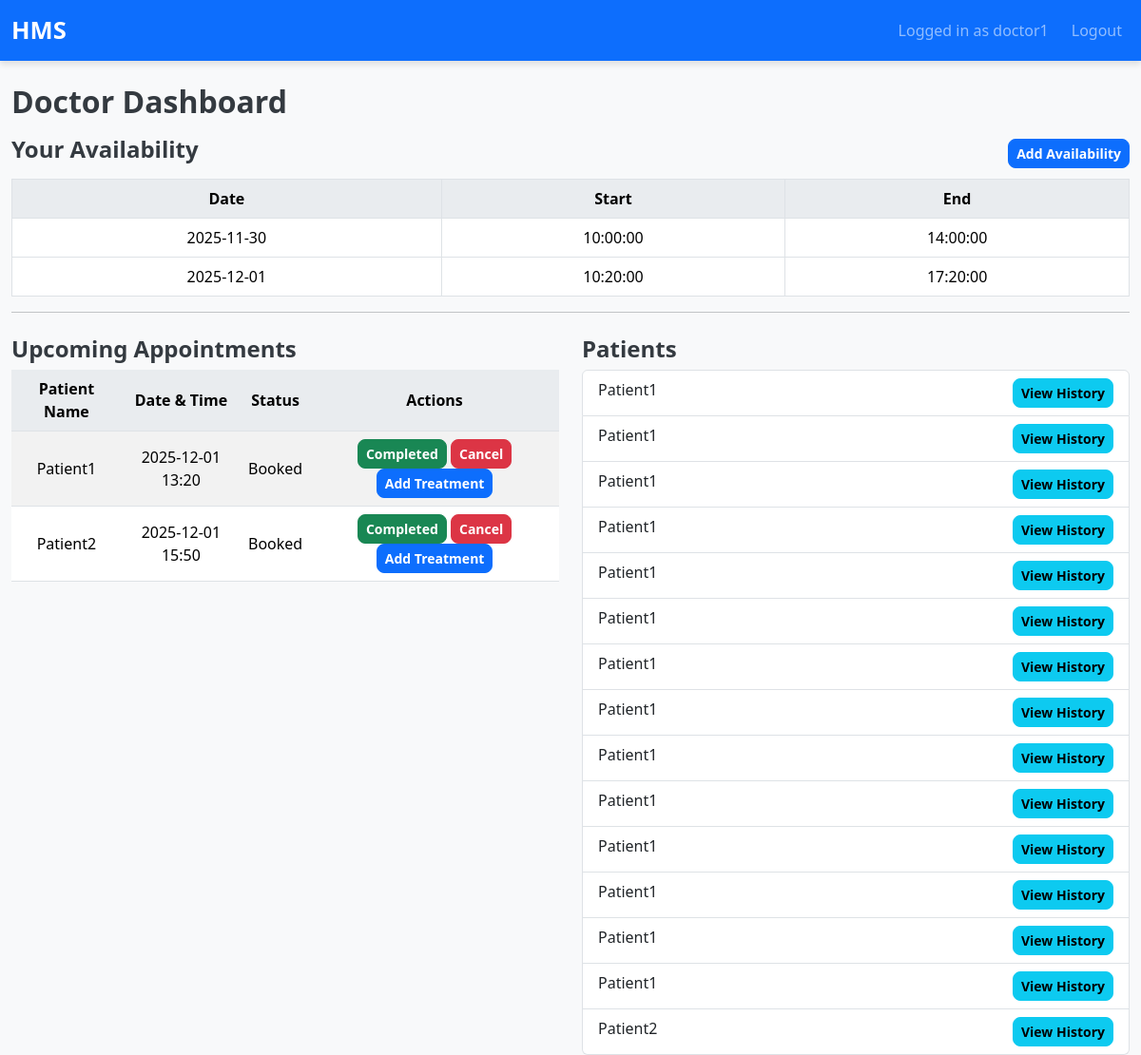
/doctor_dashboard (signed in), run on the app's committed database.
### models.py (models this page shows)
class User(UserMixin, db.Model):
    id = db.Column(db.Integer, primary_key=True)
    username = db.Column(db.String(80), unique=True, nullable=False)
    password_hash = db.Column(db.String(200), nullable=False)
    role = db.Column(db.String(20), nullable=False)
    is_blacklisted = db.Column(db.Boolean, default=False)
    doctor_profile = db.relationship('Doctor', backref='user', uselist=False)
    patient_profile = db.relationship('Patient', backref='user', uselist=False)

class DoctorAvailability(db.Model):
    id = db.Column(db.Integer, primary_key=True)
    doctor_id = db.Column(db.Integer, db.ForeignKey('doctor.id'), nullable=False)
    date = db.Column(db.Date, nullable=False)
    start_time = db.Column(db.Time, nullable=False)
    end_time = db.Column(db.Time, nullable=False)

class Appointment(db.Model):
    id = db.Column(db.Integer, primary_key=True)
    patient_id = db.Column(db.Integer, db.ForeignKey('patient.id'), nullable=False)
    doctor_id = db.Column(db.Integer, db.ForeignKey('doctor.id'), nullable=False)
    appointment_datetime = db.Column(db.DateTime, nullable=False)
    status = db.Column(db.String(20), nullable=False, default='Booked')
    created_at = db.Column(db.DateTime, default=datetime.utcnow)
    reschedule_count = db.Column(db.Integer, nullable=False, default=0)
    treatments = db.relationship('TreatmentRecord', back_populates='appointment', cascade='all, delete-orphan')
    __table_args__ = (db.UniqueConstraint('doctor_id', 'appointment_datetime', name='uq_doctor_datetime'),)

class Patient(db.Model):
    id = db.Column(db.Integer, primary_key=True)
    user_id = db.Column(db.Integer, db.ForeignKey('user.id'), unique=True, nullable=False)
    name = db.Column(db.String(120), nullable=False)
    contact = db.Column(db.String(50))
    appointments = db.relationship('Appointment', backref='patient', cascade='all, delete-orphan')
    treatments = db.relationship('TreatmentRecord', back_populates='patient', cascade='all, delete-orphan')

### routes.py (the view)
@main.route('/doctor_dashboard')
@login_required
def doctor_dashboard():
    if current_user.role != ROLE_DOCTOR:
        return redirect(url_for('main.index'))
    doctor = Doctor.query.filter_by(user_id=current_user.id).first()
    availability_form = AvailabilityForm()
    treatment_form = TreatmentForm()
    upcoming = Appointment.query.filter_by(
        doctor_id=doctor.id, status="Booked"
    ).all()
    patients = [appt.patient for appt in Appointment.query.filter_by(
        doctor_id=doctor.id
    ).all()]
    return render_template(
        'dashboards/doctor_dashboard.html',
        doctor=doctor,
        availability_form=availability_form,
        treatment_form=treatment_form,
        upcoming=upcoming,
        patients=patients
    )

### app.py (called while the page is built)
def create_app():
    app = Flask(__name__)
    app.config['SECRET_KEY'] = 'super-secret-key'
    app.config['SQLALCHEMY_DATABASE_URI'] = 'sqlite:///hms.db'
    app.config['SQLALCHEMY_TRACK_MODIFICATIONS'] = False
    db.init_app(app)
    bcrypt.init_app(app)
    login_manager.init_app(app)
    login_manager.login_view = 'main.login'
    login_manager.login_message_category = 'info'
    @login_manager.user_loader
    def load_user(user_id):
        return User.query.get(int(user_id))
    app.register_blueprint(main)
    return app

### templates/dashboards/doctor_dashboard.html (shortened to what this page needs)
{% extends 'base.html' %}
{% block content %}
<h2>Doctor Dashboard</h2>
<div class="d-flex justify-content-between align-items-center mt-3">
    <h4>Your Availability</h4>
    <button class="btn btn-primary btn-sm" data-bs-toggle="modal" data-bs-target="#addAvailabilityModal">
        Add Availability
    </button>
</div>
{% if doctor.availabilities %}
<table class="table table-bordered mt-2">
    <thead>
        <tr>
            <th>Date</th>
            <th>Start</th>
            <th>End</th>
        </tr>
    </thead>
    <tbody>
        {% for a in doctor.availabilities %}
        <tr>
            <td>{{ a.date }}</td>
            <td>{{ a.start_time }}</td>
            <td>{{ a.end_time }}</td>
        </tr>
        {% endfor %}
    </tbody>
</table>
{% else %}
<p class="text-muted mt-2">No availability added yet.</p>
{% endif %}
<hr>
<div class="row mt-4">
    <div class="col-md-6">
        <h4>Upcoming Appointments</h4>
        {% if upcoming %}
        <table class="table table-striped">
            <thead>
                <tr>
                    <th>Patient Name</th>
                    <th>Date & Time</th>
                    <th>Status</th>
                    <th>Actions</th>
                </tr>
            </thead>
            <tbody>
                {% for appt in upcoming %}
                <tr>
                    <td>{{ appt.patient.name }}</td>
                    <td>{{ appt.appointment_datetime.strftime('%Y-%m-%d %H:%M') }}</td>
                    <td>{{ appt.status }}</td>
                    <td>
                        <form method="POST" action="{{ url_for('main.update_appointment_status', appt_id=appt.id) }}" class="d-inline">
                            <button class="btn btn-success btn-sm">Completed</button>
                        </form>
                        <form method="POST" action="{{ url_for('main.update_appointment_status', appt_id=appt.id) }}" class="d-inline">
                            <button class="btn btn-danger btn-sm">Cancel</button>
                        </form>
                        <button class="btn btn-primary btn-sm" data-bs-toggle="modal" data-bs-target="#treatmentModal{{ appt.id }}">
                            Add Treatment
                        </button>
                    </td>
                </tr>
                {% endfor %}
            </tbody>
        </table>
        {% else %}
        <p>No upcoming appointments.</p>
        {% endif %}
    </div>
    <div class="col-md-6">
        <h4>Patients</h4>
        {% if patients %}
        <ul class="list-group">
            {% for patient in patients %}
            <li class="list-group-item">
                {{ patient.name }}
                <a href="{{ url_for('main.patient_history', patient_id=patient.id) }}"
                   class="btn btn-sm btn-info float-end">
                    View History
                </a>
            </li>
            {% endfor %}
        </ul>
        {% else %}
        <p>No patients found.</p>
        {% endif %}
    </div>
</div>
{% endblock %}

### templates/base.html (shortened to what this page needs)
<!DOCTYPE html>
<html lang="en">
<head>
    <link href="https://cdn.jsdelivr.net/npm/bootstrap@5.3.2/dist/css/bootstrap.min.css" rel="stylesheet">
    <link rel="stylesheet" href="{{ url_for('static', filename='css/style.css') }}">
</head>
<body>
<nav class="navbar navbar-expand-lg navbar-dark bg-primary">
    <div class="container-fluid">
        <a class="navbar-brand" href="{{ url_for('main.dashboard_redirect') }}">HMS</a>
        <div class="collapse navbar-collapse" id="navbarNav">
            <ul class="navbar-nav ms-auto">
                {% if current_user.is_authenticated %}
                    <li class="nav-item">
                        <a class="nav-link" href="#">Logged in as {{ current_user.username }}</a>
                    </li>
                    <li class="nav-item">
                        <a class="nav-link" href="{{ url_for('main.logout') }}">Logout</a>
                    </li>
                {% endif %}
            </ul>
        </div>
    </div>
</nav>
<div class="container mt-4">
    {% block content %}{% endblock %}
</div>
</body>
</html>

### static/css/style.css (style rules this page uses)
body { background-color: #f8f9fa; font-family: 'Segoe UI', Tahoma, Geneva, Verdana, sans-serif; }
.container { max-width: 1200px; }
.btn-primary { background-color: #0d6efd; border-color: #0d6efd; }
.navbar-brand { font-weight: bold; font-size: 1.5rem; }
.nav-link { font-size: 1rem; margin-left: 0.5rem; }
.navbar { box-shadow: 0 4px 6px rgba(0,0,0,0.1); }
.navbar-brand { font-weight: 700; font-size: 1.6rem; }
.nav-link { font-size: 1rem; font-weight: 500; }
.table th { background-color: #e9ecef; font-weight: 600; }
.table td, .table th { vertical-align: middle; text-align: center; }
.btn { font-weight: 600; border-radius: 0.5rem; }
.btn-success { background-color: #198754; border-color: #198754; }
h2, h4 { color: #343a40; font-weight: 600; }
.mt-3 { margin-top: 1rem !important; }
.mt-4 { margin-top: 1.5rem !important; }

### data on the page
User: username "doctor1"
DoctorAvailability: date "2025-11-30", start_time "10:00:00", end_time "14:00:00"
DoctorAvailability: date "2025-12-01", start_time "10:20:00", end_time "17:20:00"
Appointment: patient.name "Patient1", appointment_datetime "2025-12-01 13:20", status "Booked"
Appointment: patient.name "Patient2", appointment_datetime "2025-12-01 15:50", status "Booked"
Patient: name "Patient1"
Patient: name "Patient2"
